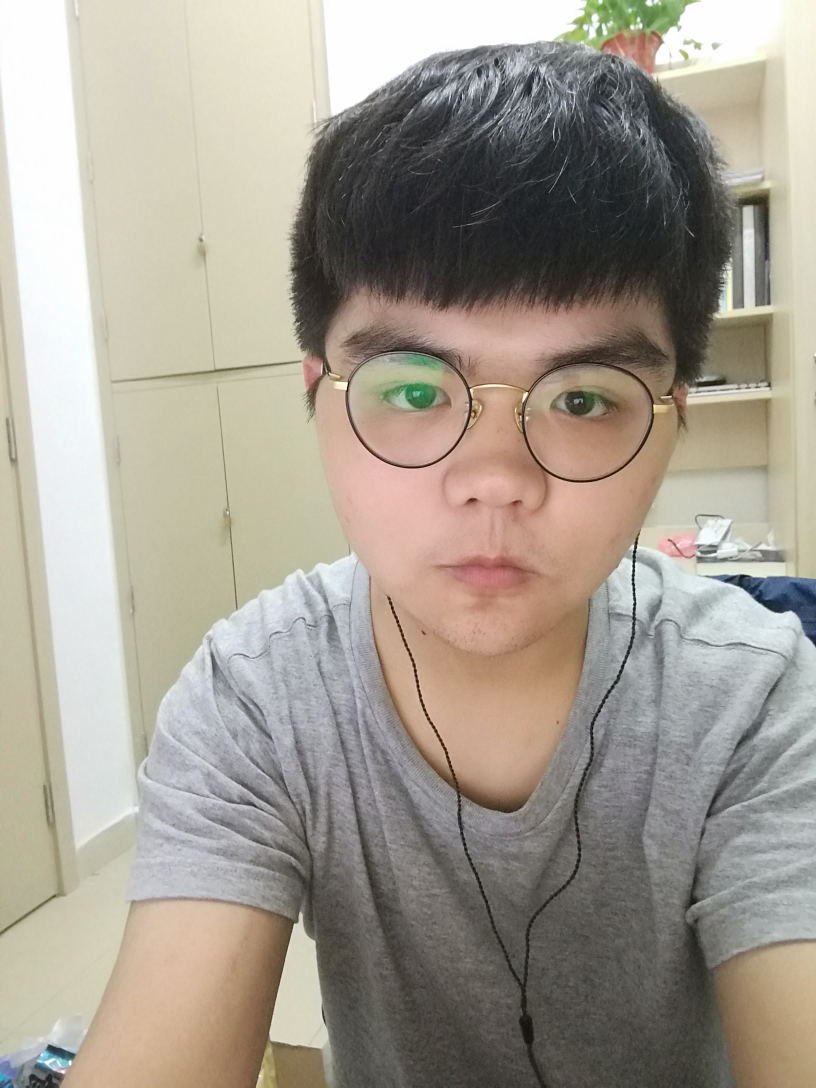
#> input picture Homework 11 - Terminal Player/an.jpg, 2448 x 3264 px, given in place of BadApple.mp4, which was not available (shown at 1/3 size)
$ python converter.py
#> lines starting #> are read from the running program, lines starting #| are printed output that depends on the picture
### Homework 11 - Terminal Player/charmap.py
#------------------------------------------------------
#------------------loriex------------------------------
#以0~255作为灰度梯度划分，数值越大越黑，字符越密

class Huaji:
    lori = [0,0,0,0,0,0,0,0,0,0,0,0,0,0,0,0,0,0,0,0,0,0,0,0,0,0,0,0,0,0,0,0,0,19,24,44,46,54,58,12,29,31,28,22,16,9,8,28,52,32,37,41,48,43,48,31,53,49,16,25,21,19,21,28,64,47,56,37,51,46,33,46,59,34,34,49,28,65,69,53,43,61,51,41,30,49,45,71,46,36,39,36,28,36,22,10,7,42,48,31,48,40,40,60,44,26,38,52,30,51,37,39,47,47,27,37,37,39,32,56,35,39,34,36,32,36,14,0]
    sb = []
    def __init__(self):
        for i in range(128):
            self.sb.append(0)
        for i in range(127):
            self.sb[self.lori[i]] = i
        for i in range(126):
            if self.sb[i+1] == 0:
                self.sb[i+1] = self.sb[i]
    def gray_to_char(self, gray_level):
        offset = int(gray_level * 71 / 255)
        return chr(self.sb[offset])

#------------------------------------------------------
#----------以下为使用样例······

# [4 lines that do not run on import are left out]

### Homework 11 - Terminal Player/converter.py
import sys
import os
import time
import threading
import cv2
import pyprind
import charmap

hua = charmap.Huaji()


# 将灰度矩阵转为字符矩阵
# [17 lines left out: function handle_frame, not called in this run]

class image_converter:
	def __init__(self, path):
		self.convert(path, os.get_terminal_size())

	# 转换图片
	# [13 lines left out: functions convert, play, not called in this run]

class video_converter:
	def __init__(self, path = ''):
		if path:
			self.convert(path)

	# 转码视频，并将信息保存起来
	# [13 lines left out: function convert, not called in this run]

	# 边转码边播放
	def play_while_convert(self, path):
#> called with path = 'BadApple.mp4'
		video = cv2.VideoCapture(path)

		self.time_interval = round(1 / video.get(5), 3)
		frame_total = int(video.get(7))

		out = sys.stdout.write
		flush = sys.stdout.flush

		break_flag = None

		def get_char():
			nonlocal break_flag

			ch = sys.stdin.read(1)
			break_flag = True if ch else False

		get_stop = threading.Thread(target = get_char)
		get_stop.daemon = True
		get_stop.start()

		if sys.platform == 'win32' or sys.platform == 'cygwin':
			clear = 'cls'
		else:
			clear = 'clear'

		for i in range(frame_total):
			raw_frame = cv2.cvtColor(video.read()[1], cv2.COLOR_BGR2GRAY)
			frame = handle_frame(raw_frame, os.get_terminal_size())

			os.system(clear)
			if break_flag is True:
				break

			out('\n')
			out(frame)
			flush()

			time.sleep(self.time_interval)
#> this loop made 1 pass
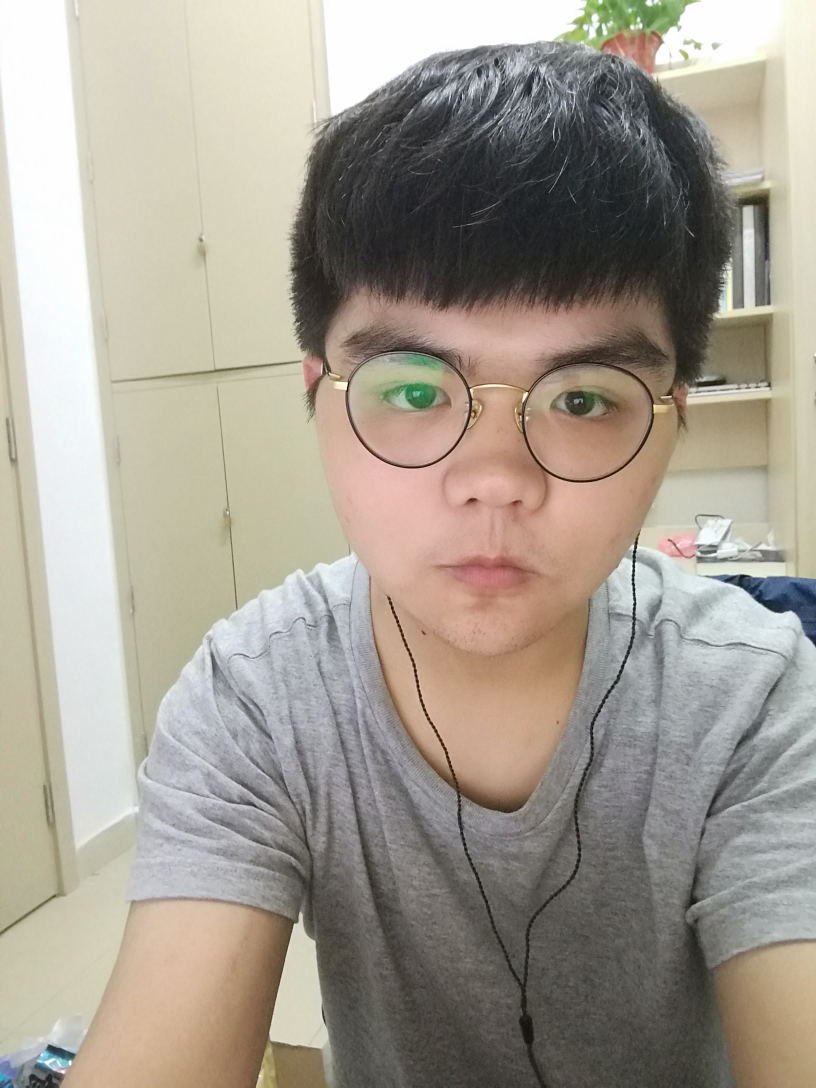
#> input picture Homework 11 - Terminal Player/an.jpg, 2448 x 3264 px, given in place of BadApple.mp4, which was not available (shown at 1/3 size)
#> pass 1, in play_while_convert, `raw_frame = cv2.cvtColor(video.read()[1], cv2.COLOR_BGR2GRAY)`:
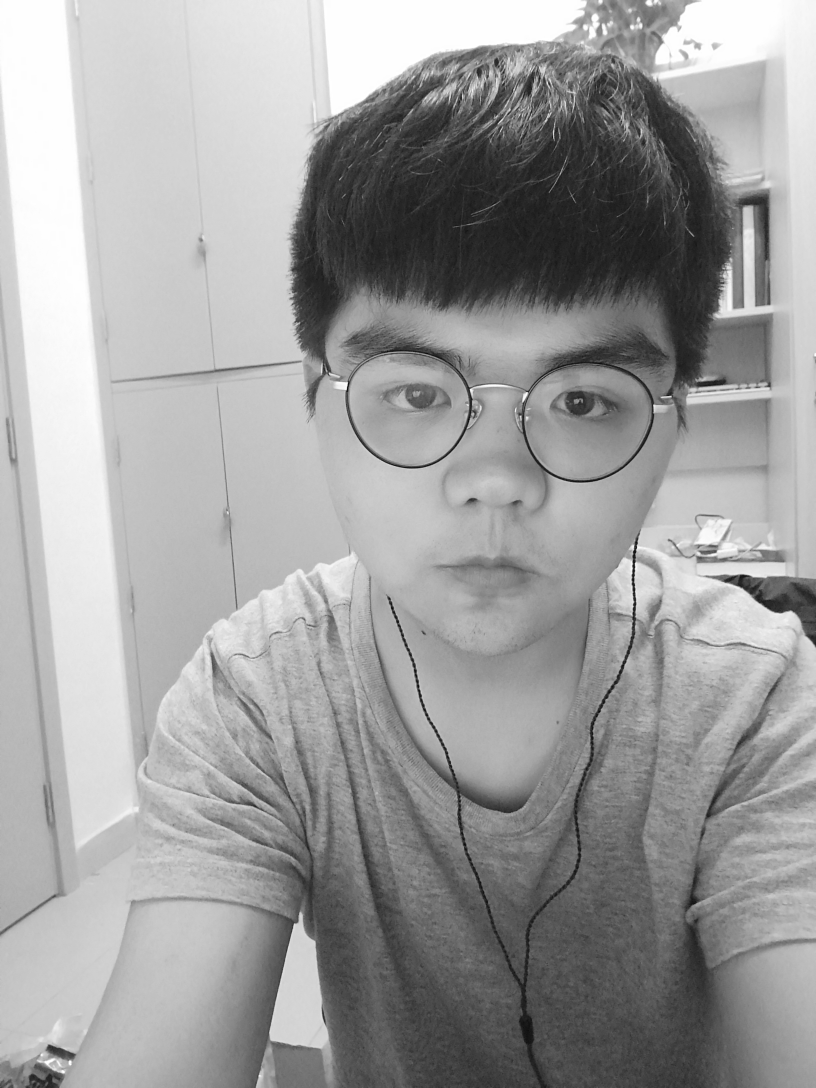
#> raw_frame: shape (3264, 2448) (shown at 1/3 size); min 1, max 255, mean 158.2

		out('Interrupt!' if break_flag else 'Finished!\n')
		video.release()

	# 播放已保存信息
	# [35 lines left out: function play, not called in this run]

# 以下为测试代码
if __name__ == '__main__':
	v = video_converter()
#> (the run stopped early here; a loop or call above may not have finished)

$ run again, on Homework 11 - Terminal Player/bird.jpg
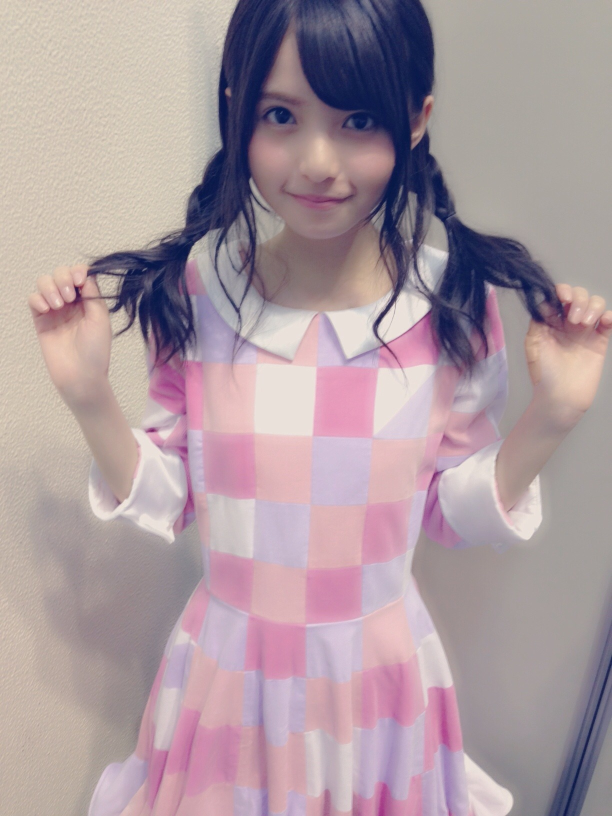
#> input picture Homework 11 - Terminal Player/bird.jpg, 1224 x 1632 px, given in place of BadApple.mp4, which was not available (shown at 1/2 size)
#> the loop in play_while_convert, `for i in range(frame_total):` made 1 pass
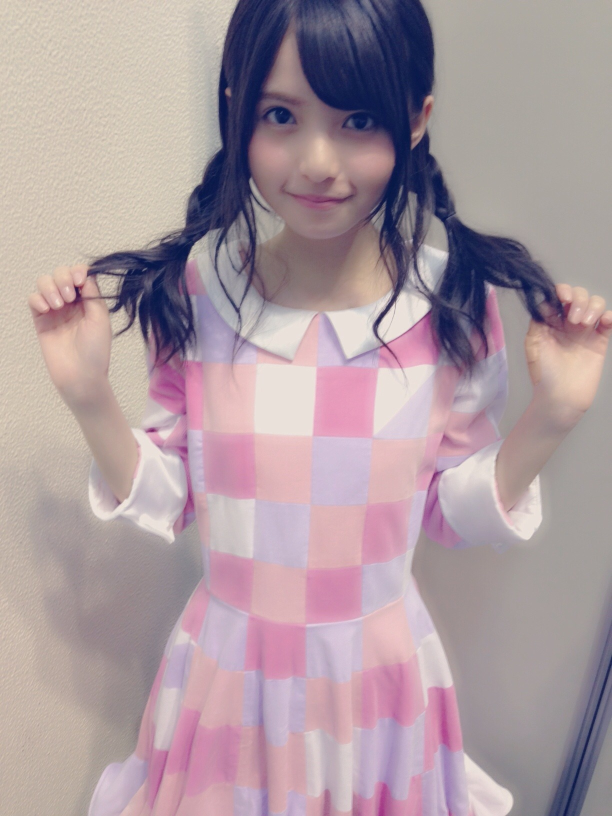
#> input picture Homework 11 - Terminal Player/bird.jpg, 1224 x 1632 px, given in place of BadApple.mp4, which was not available (shown at 1/2 size)
#> pass 1, in play_while_convert, `raw_frame = cv2.cvtColor(video.read()[1], cv2.COLOR_BGR2GRAY)`:
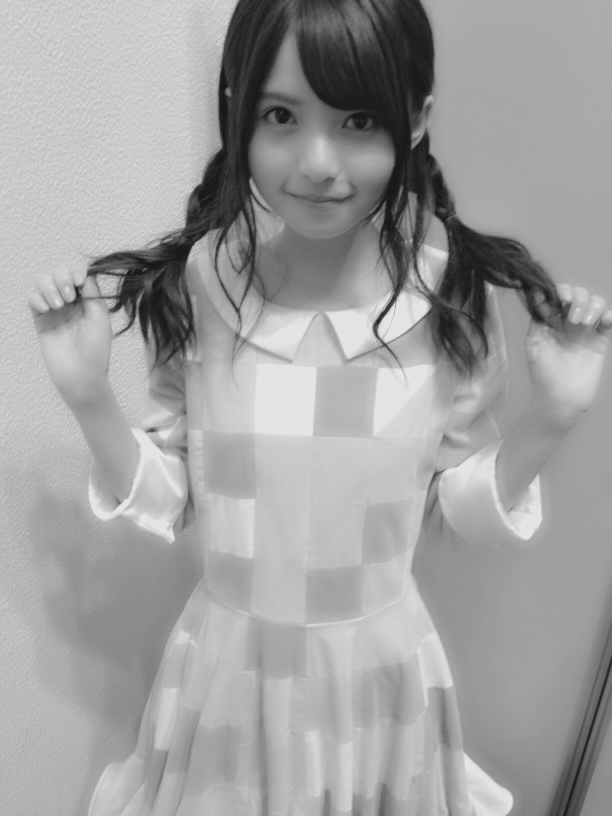
#> raw_frame: shape (1632, 1224) (shown at 1/2 size); min 18, max 235, mean 159.9
